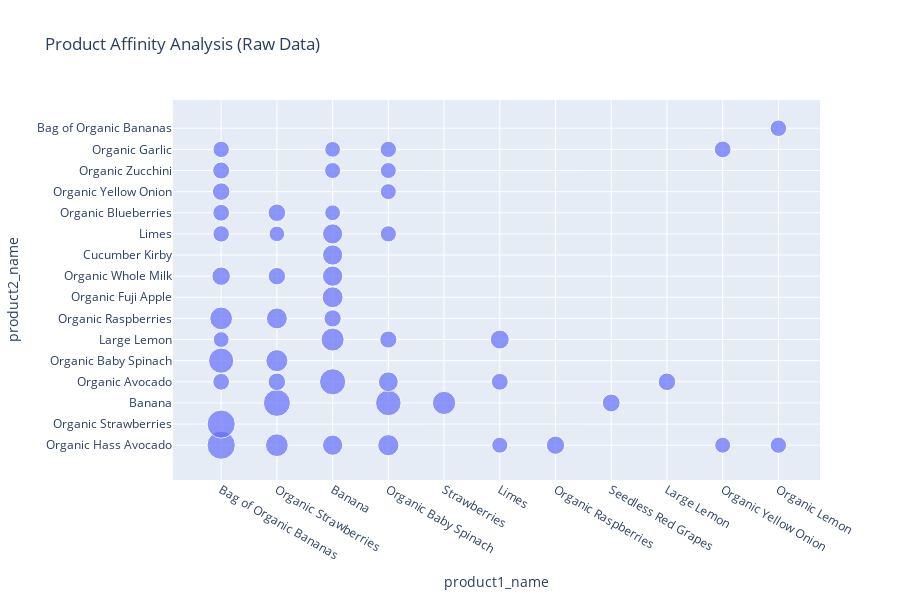
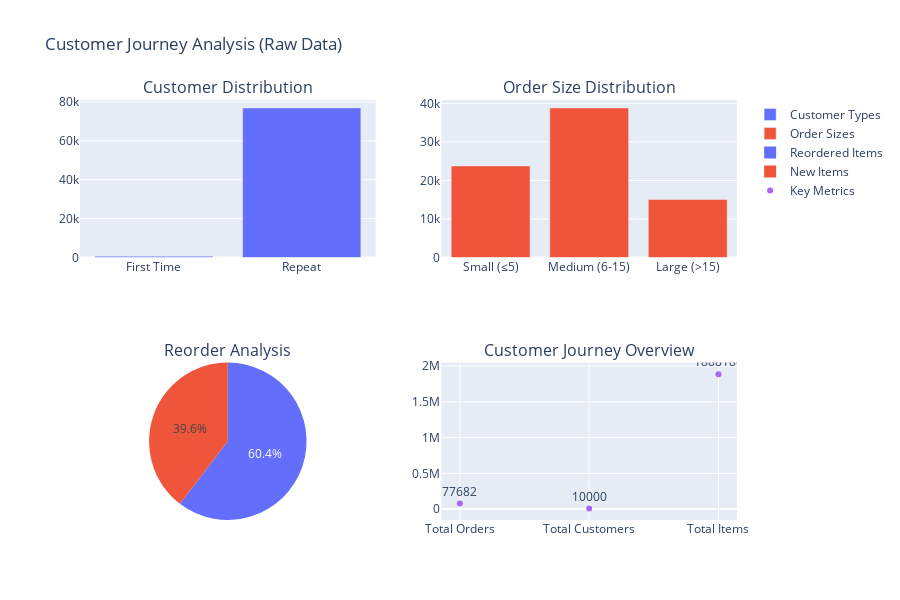
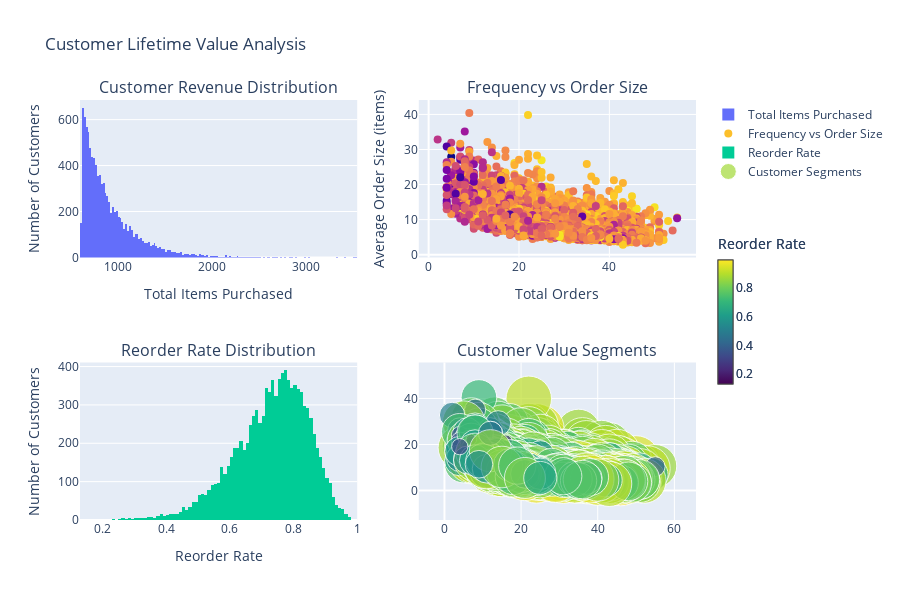
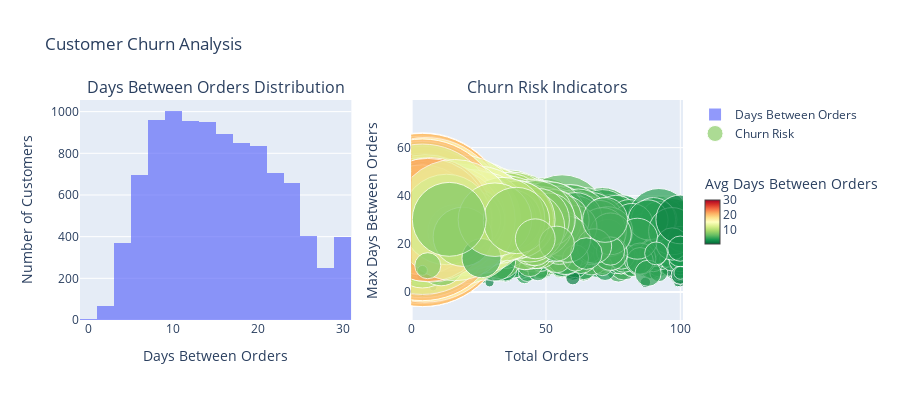

The cell these charts' notebook holds for them, in order:
### Code cell
# Test the connection first
from analysis_athena import test_connection
# test_connection()

# Test individual analyses
from analysis_athena import test_product_affinity, test_customer_journey, test_lifetime_value, test_churn_analysis
# test_churn_analysis()

# Or run all tests
from analysis_athena import test_athena_analysis
test_athena_analysis()

### Figure 1 — Plotly figure (JSON) as saved in the notebook; plotly's stock layout.template omitted (floating-point values rounded to 4 significant figures)
{"data": [{"customdata": [[255767], [253911], [233881], [219829], [209872], [203212], [172934], [170226], [165710], [165220], [154980], [143025], [140312], [140131], [132263], [130926], [130780], [129910], [125918], [114792], [109243], [106908], [102548], [99462], [98834], [98800], [98676], [96676], [95365], [93612], [92561], [91145], [90289], [89954], [89876], [87706], [86927], [86372], [85085], [85063], [84403], [82165], [81823], [81461], [81431], [81407], [80340], [80004], [79462], [77632]], "hovertemplate": "product1_name=%{x}<br>product2_name=%{y}<br>pair_count=%{customdata[0]}<extra></extra>", "legendgroup": "", "marker": {"color": "#636efa", "size": [255767, 253911, 233881, 219829, 209872, 203212, 172934, 170226, 165710, 165220, 154980, 143025, 140312, 140131, 132263, 130926, 130780, 129910, 125918, 114792, 109243, 106908, 102548, 99462, 98834, 98800, 98676, 96676, 95365, 93612, 92561, 91145, 90289, 89954, 89876, 87706, 86927, 86372, 85085, 85063, 84403, 82165, 81823, 81461, 81431, 81407, 80340, 80004, 79462, 77632], "sizemode": "area", "sizeref": 639.4, "symbol": "circle"}, "mode": "markers", "name": "", "orientation": "v", "showlegend": false, "type": "scatter", "x": ["Bag of Organic Bananas", "Bag of Organic Bananas", "Organic Strawberries", "Banana", "Organic Baby Spinach", "Bag of Organic Bananas", "Strawberries", "Banana", "Organic Strawberries", "Bag of Organic Bananas", "Organic Strawberries", "Organic Baby Spinach", "Banana", "Organic Strawberries", "Banana", "Banana", "Banana", "Banana", "Organic Baby Spinach", "Limes", "Bag of Organic Bananas", "Organic Raspberries", "Seedless Red Grapes", "Large Lemon", "Organic Strawberries", "Bag of Organic Bananas", "Organic Strawberries", "Organic Strawberries", "Banana", "Organic Baby Spinach", "Bag of Organic Bananas", "Limes", "Bag of Organic Bananas", "Bag of Organic Bananas", "Organic Yellow Onion", "Organic Lemon", "Bag of Organic Bananas", "Bag of Organic Bananas", "Organic Lemon", "Organic Baby Spinach", "Organic Baby Spinach", "Limes", "Banana", "Organic Baby Spinach", "Organic Baby Spinach", "Organic Yellow Onion", "Bag of Organic Bananas", "Banana", "Banana", "Organic Strawberries"], "xaxis": "x", "y": ["Organic Hass Avocado", "Organic Strawberries", "Banana", "Organic Avocado", "Banana", "Organic Baby Spinach", "Banana", "Large Lemon", "Organic Hass Avocado", "Organic Raspberries", "Organic Baby Spinach", "Organic Hass Avocado", "Organic Fuji Apple", "Organic Raspberries", "Organic Whole Milk", "Cucumber Kirby", "Organic Hass Avocado", "Limes", "Organic Avocado", "Large Lemon", "Organic Whole Milk", "Organic Hass Avocado", "Banana", "Organic Avocado", "Organic Blueberries", "Organic Yellow Onion", "Organic Avocado", "Organic Whole Milk", "Organic Raspberries", "Large Lemon", "Organic Zucchini", "Organic Avocado", "Organic Avocado", "Organic Blueberries", "Organic Garlic", "Bag of Organic Bananas", "Limes", "Organic Garlic", "Organic Hass Avocado", "Organic Garlic", "Limes", "Organic Hass Avocado", "Organic Zucchini", "Organic Zucchini", "Organic Yellow Onion", "Organic Hass Avocado", "Large Lemon", "Organic Blueberries", "Organic Garlic", "Limes"], "yaxis": "y"}], "layout": {"height": 600, "legend": {"itemsizing": "constant", "tracegroupgap": 0}, "showlegend": false, "title": {"text": "Product Affinity Analysis (Raw Data)"}, "xaxis": {"anchor": "y", "domain": [0, 1], "title": {"text": "product1_name"}}, "yaxis": {"anchor": "x", "domain": [0, 1], "title": {"text": "product2_name"}}}}

### Figure 2 — Plotly figure (JSON) as saved in the notebook; plotly's stock layout.template omitted (floating-point values rounded to 4 significant figures)
{"data": [{"name": "Customer Types", "type": "bar", "x": ["First Time", "Repeat"], "xaxis": "x", "y": [635, 77047], "yaxis": "y"}, {"name": "Order Sizes", "type": "bar", "x": ["Small (≤5)", "Medium (6-15)", "Large (>15)"], "xaxis": "x2", "y": [23770, 38838, 15074], "yaxis": "y2"}, {"domain": {"x": [0, 0.45], "y": [0, 0.375]}, "labels": ["Reordered Items", "New Items"], "name": "Item Types", "type": "pie", "values": [1140428, 747752]}, {"mode": "markers+text", "name": "Key Metrics", "text": ["77682", "10000", "1888180"], "textposition": "top center", "type": "scatter", "x": ["Total Orders", "Total Customers", "Total Items"], "xaxis": "x3", "y": [77682, 10000, 1888180], "yaxis": "y3"}], "layout": {"annotations": [{"font": {"size": 16}, "showarrow": false, "text": "Customer Distribution", "x": 0.225, "xanchor": "center", "xref": "paper", "y": 1, "yanchor": "bottom", "yref": "paper"}, {"font": {"size": 16}, "showarrow": false, "text": "Order Size Distribution", "x": 0.775, "xanchor": "center", "xref": "paper", "y": 1, "yanchor": "bottom", "yref": "paper"}, {"font": {"size": 16}, "showarrow": false, "text": "Reorder Analysis", "x": 0.225, "xanchor": "center", "xref": "paper", "y": 0.375, "yanchor": "bottom", "yref": "paper"}, {"font": {"size": 16}, "showarrow": false, "text": "Customer Journey Overview", "x": 0.775, "xanchor": "center", "xref": "paper", "y": 0.375, "yanchor": "bottom", "yref": "paper"}], "height": 600, "title": {"text": "Customer Journey Analysis (Raw Data)"}, "xaxis": {"anchor": "y", "domain": [0, 0.45]}, "xaxis2": {"anchor": "y2", "domain": [0.55, 1]}, "xaxis3": {"anchor": "y3", "domain": [0.55, 1]}, "yaxis": {"anchor": "x", "domain": [0.625, 1]}, "yaxis2": {"anchor": "x2", "domain": [0.625, 1]}, "yaxis3": {"anchor": "x3", "domain": [0, 0.375]}}}

### Figure 3 — Plotly figure (JSON) as saved in the notebook; plotly's stock layout.template omitted (floating-point values rounded to 4 significant figures; data arrays with more than 128 entries replaced by an {"elided": "..."} marker saying what was removed)
{"data": [{"name": "Total Items Purchased", "type": "histogram", "x": {"elided": "9990 int values"}, "xaxis": "x", "yaxis": "y"}, {"marker": {"color": {"elided": "9990 float values"}, "colorbar": {"len": 0.4, "thickness": 15, "title": {"text": "Reorder Rate"}, "x": 1.02, "xanchor": "left"}, "colorscale": [[0, "#0d0887"], [0.1111, "#46039f"], [0.2222, "#7201a8"], [0.3333, "#9c179e"], [0.4444, "#bd3786"], [0.5556, "#d8576b"], [0.6667, "#ed7953"], [0.7778, "#fb9f3a"], [0.8889, "#fdca26"], [1, "#f0f921"]], "showscale": true, "size": 8}, "mode": "markers", "name": "Frequency vs Order Size", "text": {"elided": "9990 float values"}, "type": "scatter", "x": {"elided": "9990 int values"}, "xaxis": "x2", "y": {"elided": "9990 float values"}, "yaxis": "y2"}, {"name": "Reorder Rate", "type": "histogram", "x": {"elided": "9990 float values"}, "xaxis": "x3", "yaxis": "y3"}, {"marker": {"color": {"elided": "9990 float values"}, "colorbar": {"len": 0.4, "thickness": 15, "title": {"text": "Reorder Rate"}, "x": 1.02, "xanchor": "left"}, "colorscale": [[0, "#440154"], [0.1111, "#482878"], [0.2222, "#3e4989"], [0.3333, "#31688e"], [0.4444, "#26828e"], [0.5556, "#1f9e89"], [0.6667, "#35b779"], [0.7778, "#6ece58"], [0.8889, "#b5de2b"], [1, "#fde725"]], "showscale": true, "size": {"elided": "9990 float values"}}, "mode": "markers", "name": "Customer Segments", "text": {"elided": "9990 float values"}, "type": "scatter", "x": {"elided": "9990 int values"}, "xaxis": "x4", "y": {"elided": "9990 float values"}, "yaxis": "y4"}], "layout": {"annotations": [{"font": {"size": 16}, "showarrow": false, "text": "Customer Revenue Distribution", "x": 0.225, "xanchor": "center", "xref": "paper", "y": 1, "yanchor": "bottom", "yref": "paper"}, {"font": {"size": 16}, "showarrow": false, "text": "Frequency vs Order Size", "x": 0.775, "xanchor": "center", "xref": "paper", "y": 1, "yanchor": "bottom", "yref": "paper"}, {"font": {"size": 16}, "showarrow": false, "text": "Reorder Rate Distribution", "x": 0.225, "xanchor": "center", "xref": "paper", "y": 0.375, "yanchor": "bottom", "yref": "paper"}, {"font": {"size": 16}, "showarrow": false, "text": "Customer Value Segments", "x": 0.775, "xanchor": "center", "xref": "paper", "y": 0.375, "yanchor": "bottom", "yref": "paper"}], "height": 600, "title": {"text": "Customer Lifetime Value Analysis"}, "xaxis": {"anchor": "y", "domain": [0, 0.45], "title": {"text": "Total Items Purchased"}}, "xaxis2": {"anchor": "y2", "domain": [0.55, 1], "title": {"text": "Total Orders"}}, "xaxis3": {"anchor": "y3", "domain": [0, 0.45], "title": {"text": "Reorder Rate"}}, "xaxis4": {"anchor": "y4", "domain": [0.55, 1]}, "yaxis": {"anchor": "x", "domain": [0.625, 1], "title": {"text": "Number of Customers"}}, "yaxis2": {"anchor": "x2", "domain": [0.625, 1], "title": {"text": "Average Order Size (items)"}}, "yaxis3": {"anchor": "x3", "domain": [0, 0.375], "title": {"text": "Number of Customers"}}, "yaxis4": {"anchor": "x4", "domain": [0, 0.375]}}}

### Figure 4 — Plotly figure (JSON) as saved in the notebook; plotly's stock layout.template omitted (floating-point values rounded to 4 significant figures; data arrays with more than 128 entries replaced by an {"elided": "..."} marker saying what was removed)
{"data": [{"name": "Days Between Orders", "nbinsx": 20, "opacity": 0.7, "type": "histogram", "x": {"elided": "9990 float values"}, "xaxis": "x", "yaxis": "y"}, {"marker": {"color": {"elided": "9990 float values"}, "colorbar": {"len": 0.4, "thickness": 15, "title": {"text": "Avg Days Between Orders"}, "x": 1.02, "xanchor": "left"}, "colorscale": [[0, "rgb(0,104,55)"], [0.1, "rgb(26,152,80)"], [0.2, "rgb(102,189,99)"], [0.3, "rgb(166,217,106)"], [0.4, "rgb(217,239,139)"], [0.5, "rgb(255,255,191)"], [0.6, "rgb(254,224,139)"], [0.7, "rgb(253,174,97)"], [0.8, "rgb(244,109,67)"], [0.9, "rgb(215,48,39)"], [1, "rgb(165,0,38)"]], "showscale": true, "size": {"elided": "9990 float values"}}, "mode": "markers", "name": "Churn Risk", "text": {"elided": "9990 float values"}, "type": "scatter", "x": {"elided": "9990 int values"}, "xaxis": "x2", "y": {"elided": "9990 float values"}, "yaxis": "y2"}], "layout": {"annotations": [{"font": {"size": 16}, "showarrow": false, "text": "Days Between Orders Distribution", "x": 0.225, "xanchor": "center", "xref": "paper", "y": 1, "yanchor": "bottom", "yref": "paper"}, {"font": {"size": 16}, "showarrow": false, "text": "Churn Risk Indicators", "x": 0.775, "xanchor": "center", "xref": "paper", "y": 1, "yanchor": "bottom", "yref": "paper"}], "height": 400, "title": {"text": "Customer Churn Analysis"}, "xaxis": {"anchor": "y", "domain": [0, 0.45], "title": {"text": "Days Between Orders"}}, "xaxis2": {"anchor": "y2", "domain": [0.55, 1], "range": [0, 101], "title": {"text": "Total Orders"}}, "yaxis": {"anchor": "x", "domain": [0, 1], "title": {"text": "Number of Customers"}}, "yaxis2": {"anchor": "x2", "domain": [0, 1], "title": {"text": "Max Days Between Orders"}}}}
